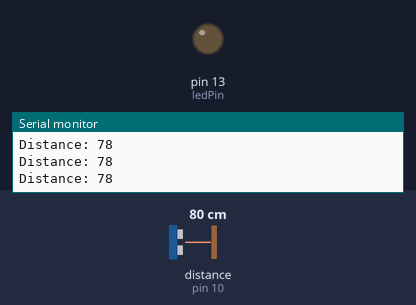
Recording of a sketch running on a simulated Arduino Uno, built with avr-gcc and run on an emulated ATmega328P. Shown: output pins drawn as LEDs (lit = HIGH), the last lines printed to the serial monitor. Wiring (inferred from the names in the program): ultrasonic range finder: trigger pin 9; echo pin 10. The test bench sets the inputs (shaded band); at power-on: distance to the obstacle (sensor on pin 10) 80 cm. The echo pulse lasts 58.3 µs per cm; pins used as bus, display or sensor lines are not drawn.

Above: at 1.2 s.
1.3 s: distance to the obstacle (sensor on pin 10) set to 23 cm
2.8 s: distance to the obstacle (sensor on pin 10) set to 19 cm
At 3.2 s:
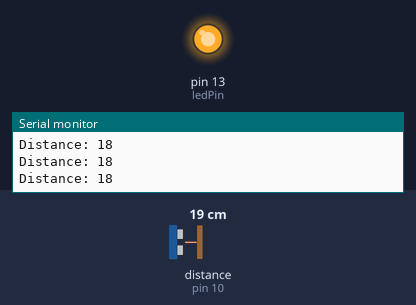
4.4 s: distance to the obstacle (sensor on pin 10) set to 35 cm
At 5.3 s:
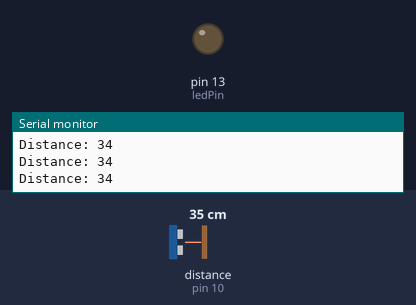
5.9 s: distance to the obstacle (sensor on pin 10) set to 9 cm
At 6.7 s:
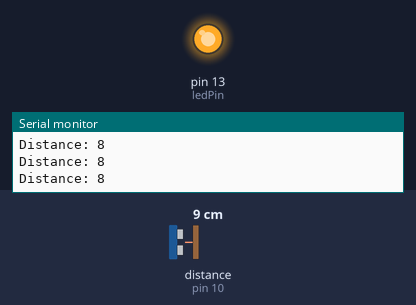
Timing chart, 0 to 8.4 s (numbered marks = the images above; inputs shaded):
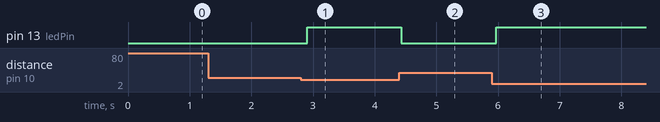

Measured:
- the behaviour switches between 21 and 20 cm on distance to the obstacle (sensor on pin 10) (found by bisection; images 0 and 1)
- after the input at 2.8 s, pin 13 (ledPin): LOW → HIGH after 0.10 s
- after the input at 4.4 s, pin 13 (ledPin): HIGH → LOW at once
- after the input at 5.9 s, pin 13 (ledPin): LOW → HIGH after 0.07 s

The sketch:

SmertLedSystem.ino
```cpp
/* * Smart LED Alert System
 * SoftGrow Tech Internship
 */

const int trigPin = 9;
const int echoPin = 10;
const int ledPin = 13;

void setup() {
  Serial.begin(9600);
  pinMode(trigPin, OUTPUT);
  pinMode(echoPin, INPUT);
  pinMode(ledPin, OUTPUT);
}

void loop() {
  // Triggering the sensor
  digitalWrite(trigPin, LOW);
  delayMicroseconds(2);
  digitalWrite(trigPin, HIGH);
  delayMicroseconds(10);
  digitalWrite(trigPin, LOW);

  long duration = pulseIn(echoPin, HIGH);
  int distance = duration * 0.034 / 2;

  // Print to monitor to see if sensor is working
  Serial.print("Distance: ");
  Serial.println(distance);

  // Logic: LED will turn ON if distance is less than 20cm
  if (distance > 0 && distance < 20) {
    digitalWrite(ledPin, HIGH);
  } else {
    digitalWrite(ledPin, LOW);
  }
  delay(100);
}
```
